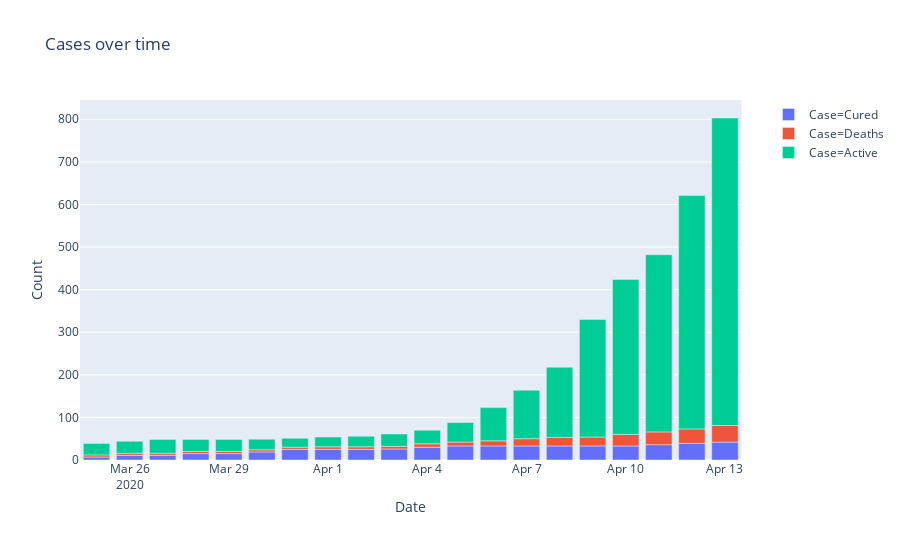

The code cell stored with this chart in its notebook:
### Markdown cell above
### Analysis of Lockdown 1.0 (25 March 2020 - 14 April 2020)

### Code cell
# stacked bar chart

# subset columns
temp = tc_cases1[['Date', 'Active', 'Deaths', 'Recovered']]

# rename columns
temp.columns = ['Date', 'Active', 'Deaths', 'Cured']

# melt data
temp = temp.melt(id_vars="Date", value_vars=['Cured', 'Deaths', 'Active'],
                 var_name='Case', value_name='Count')
temp.head()

# plot
fig_3 = px.bar(temp, x="Date", y="Count", color='Case', height=540, 
               title='Cases over time')
fig_3.show()

### Figure 1 — Plotly figure (JSON) as saved in the notebook; plotly's stock layout.template omitted (floating-point values rounded to 4 significant figures)
{"data": [{"alignmentgroup": "True", "hoverlabel": {"namelength": 0}, "hovertemplate": "Case=Cured<br>Date=%{x}<br>Count=%{y}", "legendgroup": "Case=Cured", "marker": {"color": "#636efa"}, "name": "Case=Cured", "offsetgroup": "Case=Cured", "orientation": "v", "showlegend": true, "textposition": "auto", "type": "bar", "x": ["2020-03-25 00:00:00+00:00", "2020-03-26 00:00:00+00:00", "2020-03-27 00:00:00+00:00", "2020-03-28 00:00:00+00:00", "2020-03-29 00:00:00+00:00", "2020-03-30 00:00:00+00:00", "2020-03-31 00:00:00+00:00", "2020-04-01 00:00:00+00:00", "2020-04-02 00:00:00+00:00", "2020-04-03 00:00:00+00:00", "2020-04-04 00:00:00+00:00", "2020-04-05 00:00:00+00:00", "2020-04-06 00:00:00+00:00", "2020-04-07 00:00:00+00:00", "2020-04-08 00:00:00+00:00", "2020-04-09 00:00:00+00:00", "2020-04-10 00:00:00+00:00", "2020-04-11 00:00:00+00:00", "2020-04-12 00:00:00+00:00", "2020-04-13 00:00:00+00:00"], "xaxis": "x", "y": [7, 11, 11, 15, 15, 19, 25, 25, 25, 26, 30, 33, 33, 33, 33, 33, 33, 36, 39, 42], "yaxis": "y"}, {"alignmentgroup": "True", "hoverlabel": {"namelength": 0}, "hovertemplate": "Case=Deaths<br>Date=%{x}<br>Count=%{y}", "legendgroup": "Case=Deaths", "marker": {"color": "#EF553B"}, "name": "Case=Deaths", "offsetgroup": "Case=Deaths", "orientation": "v", "showlegend": true, "textposition": "auto", "type": "bar", "x": ["2020-03-25 00:00:00+00:00", "2020-03-26 00:00:00+00:00", "2020-03-27 00:00:00+00:00", "2020-03-28 00:00:00+00:00", "2020-03-29 00:00:00+00:00", "2020-03-30 00:00:00+00:00", "2020-03-31 00:00:00+00:00", "2020-04-01 00:00:00+00:00", "2020-04-02 00:00:00+00:00", "2020-04-03 00:00:00+00:00", "2020-04-04 00:00:00+00:00", "2020-04-05 00:00:00+00:00", "2020-04-06 00:00:00+00:00", "2020-04-07 00:00:00+00:00", "2020-04-08 00:00:00+00:00", "2020-04-09 00:00:00+00:00", "2020-04-10 00:00:00+00:00", "2020-04-11 00:00:00+00:00", "2020-04-12 00:00:00+00:00", "2020-04-13 00:00:00+00:00"], "xaxis": "x", "y": [5, 5, 5, 5, 5, 5, 5, 6, 6, 6, 8, 9, 12, 17, 20, 21, 27, 30, 34, 39], "yaxis": "y"}, {"alignmentgroup": "True", "hoverlabel": {"namelength": 0}, "hovertemplate": "Case=Active<br>Date=%{x}<br>Count=%{y}", "legendgroup": "Case=Active", "marker": {"color": "#00cc96"}, "name": "Case=Active", "offsetgroup": "Case=Active", "orientation": "v", "showlegend": true, "textposition": "auto", "type": "bar", "x": ["2020-03-25 00:00:00+00:00", "2020-03-26 00:00:00+00:00", "2020-03-27 00:00:00+00:00", "2020-03-28 00:00:00+00:00", "2020-03-29 00:00:00+00:00", "2020-03-30 00:00:00+00:00", "2020-03-31 00:00:00+00:00", "2020-04-01 00:00:00+00:00", "2020-04-02 00:00:00+00:00", "2020-04-03 00:00:00+00:00", "2020-04-04 00:00:00+00:00", "2020-04-05 00:00:00+00:00", "2020-04-06 00:00:00+00:00", "2020-04-07 00:00:00+00:00", "2020-04-08 00:00:00+00:00", "2020-04-09 00:00:00+00:00", "2020-04-10 00:00:00+00:00", "2020-04-11 00:00:00+00:00", "2020-04-12 00:00:00+00:00", "2020-04-13 00:00:00+00:00"], "xaxis": "x", "y": [27, 28, 32, 28, 28, 25, 21, 23, 25, 29, 32, 46, 78, 114, 165, 276, 364, 416, 548, 722], "yaxis": "y"}], "layout": {"barmode": "relative", "height": 540, "legend": {"tracegroupgap": 0}, "title": {"text": "Cases over time"}, "xaxis": {"anchor": "y", "domain": [0, 0.98], "title": {"text": "Date"}}, "yaxis": {"anchor": "x", "domain": [0, 1], "title": {"text": "Count"}}}}
